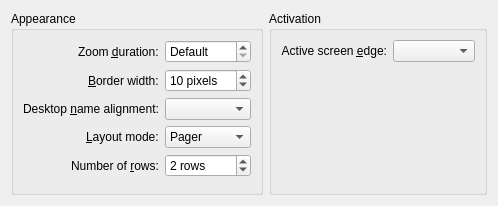
<ui version="4.0" >
 <class>KWin::DesktopGridEffectConfigForm</class>
 <widget class="QWidget" name="KWin::DesktopGridEffectConfigForm" >
  <property name="geometry" >
   <rect>
    <x>0</x>
    <y>0</y>
    <width>498</width>
    <height>204</height>
   </rect>
  </property>
  <layout class="QHBoxLayout" name="horizontalLayout_2" >
   <item>
    <widget class="QGroupBox" name="groupBox" >
     <property name="title" >
      <string>Appearance</string>
     </property>
     <layout class="QFormLayout" name="formLayout" >
      <property name="labelAlignment" >
       <set>Qt::AlignRight|Qt::AlignTrailing|Qt::AlignVCenter</set>
      </property>
      <item row="0" column="0" >
       <widget class="QLabel" name="label" >
        <property name="text" >
         <string>Zoom &amp;duration:</string>
        </property>
        <property name="buddy" >
         <cstring>zoomDurationSpin</cstring>
        </property>
       </widget>
      </item>
      <item row="0" column="1" >
       <widget class="QSpinBox" name="zoomDurationSpin" >
        <property name="specialValueText" >
         <string>Default</string>
        </property>
        <property name="suffix" >
         <string> msec</string>
        </property>
        <property name="maximum" >
         <number>5000</number>
        </property>
        <property name="singleStep" >
         <number>10</number>
        </property>
       </widget>
      </item>
      <item row="1" column="0" >
       <widget class="QLabel" name="label_3" >
        <property name="text" >
         <string>&amp;Border width:</string>
        </property>
        <property name="buddy" >
         <cstring>borderWidthSpin</cstring>
        </property>
       </widget>
      </item>
      <item row="1" column="1" >
       <widget class="QSpinBox" name="borderWidthSpin" >
        <property name="suffix" >
         <string> pixels</string>
        </property>
        <property name="maximum" >
         <number>100</number>
        </property>
        <property name="value" >
         <number>10</number>
        </property>
       </widget>
      </item>
      <item row="2" column="0" >
       <widget class="QLabel" name="label_6" >
        <property name="text" >
         <string>Desktop &amp;name alignment:</string>
        </property>
        <property name="buddy" >
         <cstring>desktopNameAlignmentCombo</cstring>
        </property>
       </widget>
      </item>
      <item row="2" column="1" >
       <widget class="QComboBox" name="desktopNameAlignmentCombo" />
      </item>
      <item row="3" column="0" >
       <widget class="QLabel" name="label_7" >
        <property name="text" >
         <string>&amp;Layout mode:</string>
        </property>
        <property name="buddy" >
         <cstring>layoutCombo</cstring>
        </property>
       </widget>
      </item>
      <item row="3" column="1" >
       <widget class="QComboBox" name="layoutCombo" >
        <item>
         <property name="text" >
          <string>Pager</string>
         </property>
        </item>
        <item>
         <property name="text" >
          <string>Automatic</string>
         </property>
        </item>
        <item>
         <property name="text" >
          <string>Custom</string>
         </property>
        </item>
       </widget>
      </item>
      <item row="4" column="0" >
       <widget class="QLabel" name="layoutRowsLabel" >
        <property name="text" >
         <string>Number of &amp;rows:</string>
        </property>
        <property name="buddy" >
         <cstring>layoutRowsSpin</cstring>
        </property>
       </widget>
      </item>
      <item row="4" column="1" >
       <widget class="QSpinBox" name="layoutRowsSpin" >
        <property name="suffix" >
         <string> rows</string>
        </property>
        <property name="minimum" >
         <number>1</number>
        </property>
        <property name="maximum" >
         <number>20</number>
        </property>
        <property name="value" >
         <number>2</number>
        </property>
       </widget>
      </item>
      <item row="5" column="0" >
       <spacer name="verticalSpacer" >
        <property name="orientation" >
         <enum>Qt::Vertical</enum>
        </property>
        <property name="sizeHint" stdset="0" >
         <size>
          <width>20</width>
          <height>0</height>
         </size>
        </property>
       </spacer>
      </item>
     </layout>
    </widget>
   </item>
   <item>
    <widget class="QGroupBox" name="groupBox_2" >
     <property name="title" >
      <string>Activation</string>
     </property>
     <layout class="QGridLayout" name="gridLayout_2" >
      <item row="0" column="0" >
       <widget class="QLabel" name="label_2" >
        <property name="text" >
         <string>Active screen &amp;edge:</string>
        </property>
        <property name="alignment" >
         <set>Qt::AlignRight|Qt::AlignTrailing|Qt::AlignVCenter</set>
        </property>
        <property name="buddy" >
         <cstring>screenEdgeCombo</cstring>
        </property>
       </widget>
      </item>
      <item row="0" column="1" >
       <widget class="QComboBox" name="screenEdgeCombo" />
      </item>
      <item row="1" column="0" colspan="2" >
       <widget class="KWin::GlobalShortcutsEditor" native="1" name="shortcutEditor" >
        <property name="sizePolicy" >
         <sizepolicy vsizetype="Preferred" hsizetype="Preferred" >
          <horstretch>0</horstretch>
          <verstretch>0</verstretch>
         </sizepolicy>
        </property>
       </widget>
      </item>
     </layout>
    </widget>
   </item>
  </layout>
 </widget>
 <customwidgets>
  <customwidget>
   <class>KWin::GlobalShortcutsEditor</class>
   <extends>QWidget</extends>
   <header location="global" >kwineffects.h</header>
   <container>1</container>
  </customwidget>
 </customwidgets>
 <tabstops>
  <tabstop>zoomDurationSpin</tabstop>
  <tabstop>borderWidthSpin</tabstop>
  <tabstop>desktopNameAlignmentCombo</tabstop>
  <tabstop>layoutCombo</tabstop>
  <tabstop>layoutRowsSpin</tabstop>
  <tabstop>screenEdgeCombo</tabstop>
 </tabstops>
 <resources/>
 <connections/>
</ui>
